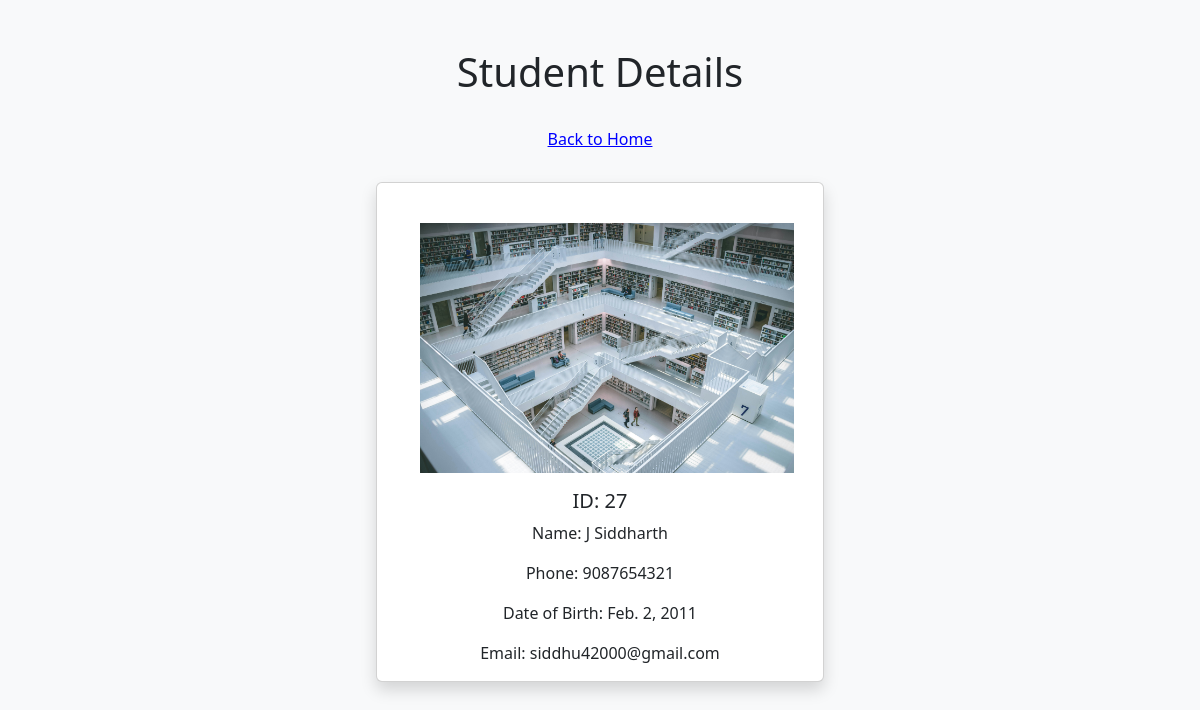
The app's page /Details/27 with its own data.
### web/models.py (models this page shows, shortened)
class Student(models.Model):
    name = models.CharField(max_length=100)
    phone = models.CharField(max_length=15)
    date_of_birth = models.DateField()
    email = models.EmailField(unique=True)
    image=models.ImageField(upload_to='student_image',null=True,blank=True)
    class Meta:
        verbose_name_plural="web.Student"
        ordering=['id']

### web/views.py (the view)
# urls.py: path('Details/<int:id>',views.detail),
def detail(request,id):
    student=Student.objects.get(id=id)
    context={
        'student':student
    }
    return render(request,"Details.html",context=context)

### template/Details.html (shortened to what this page needs)
<!DOCTYPE html>
<html lang="en">
  <head>
    {% load static %}
    <link
      href="https://cdn.jsdelivr.net/npm/bootstrap@5.3.0/dist/css/bootstrap.min.css"
      rel="stylesheet"
    />
  </head>
  <body class="bg-light">
    <div class="container mt-5">
      <div class="text-center">
        <h1 class="mb-4">Student Details</h1>
        <a href="/" class="btn mb-4" style="color: blue; text-decoration: underline;">Back to Home</a>
      </div>
      <div class="card mx-auto shadow" style="width: 28rem;">
        <img
          src="{{ student.image.url }}"
          alt="Profile Picture"
         style="width: 400px; height: 250px; object-fit: contain; margin-top: 40px; margin-left: 30px;"
        />
        <div class="card-body" style="text-align: center;">
          <h5 class="card-title">ID: {{ student.id }}</h5>
          <p class="card-text">Name: {{ student.name }}</p>
          <p class="card-text">Phone: {{ student.phone }}</p>
          <p class="card-text">Date of Birth: {{ student.date_of_birth }}</p>
          <p class="card-text">Email: {{ student.email }}</p>
        </div>
      </div>
    </div>
  </body>
</html>

### records on screen
Student: image (picture), id "27", name "J Siddharth", phone "9087654321", date_of_birth "Feb. 2, 2011", email "siddhu42000@gmail.com"
